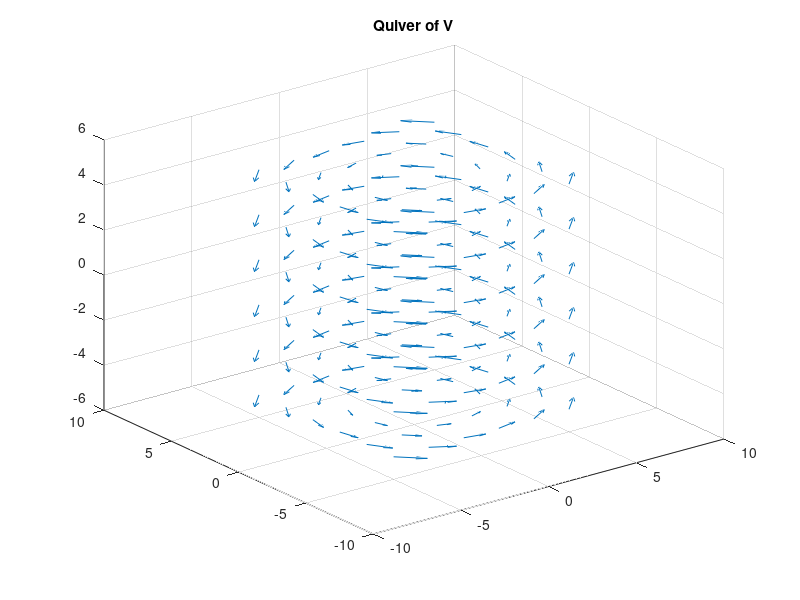
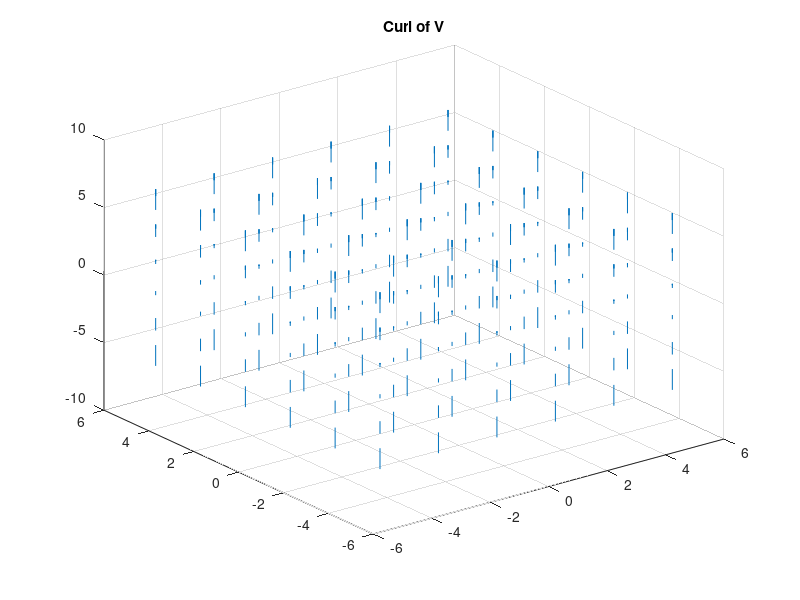

The MATLAB script that drew these images, in order:
% C:\Curtis\EE5003\EE5003ModsSummer2015\Vectors\CurlEx1m.m
% Copyright (c) 2015 by OU AEC and Curtis Cohenour (cohenour@ohio.edu). All Rights Reserved.
% 20150330 Jcc (Curtis Cohenour) original
clc, clear, close all, %close all hidden
%% set up mesh
Xvc=(-5:2:5)';
Yvc=(-5:2:5)';
Zvc=(-5:2:5)';
[X,Y,Z]=meshgrid(Xvc, Yvc, Zvc);
%% plot V
Vx=-Y;                 % Ex 1 Vx from curl video
Vy=X;            % Ex 1 Vy from curl video
Vz=zeros(6,6,6);              % Ex 1 Vz from curl video
figure(110)
quiver3(X, Y, Z, Vx, Vy, Vz);
title('Quiver of V');
grid on
%% compute curl
Crlx=zeros(6,6,6);
Crly=zeros(6,6,6);
Crlz=2*Z;
figure(120)
quiver3(X, Y, Z, Crlx, Crly, Crlz);
title('Curl of V');
grid on
tmp=0;
